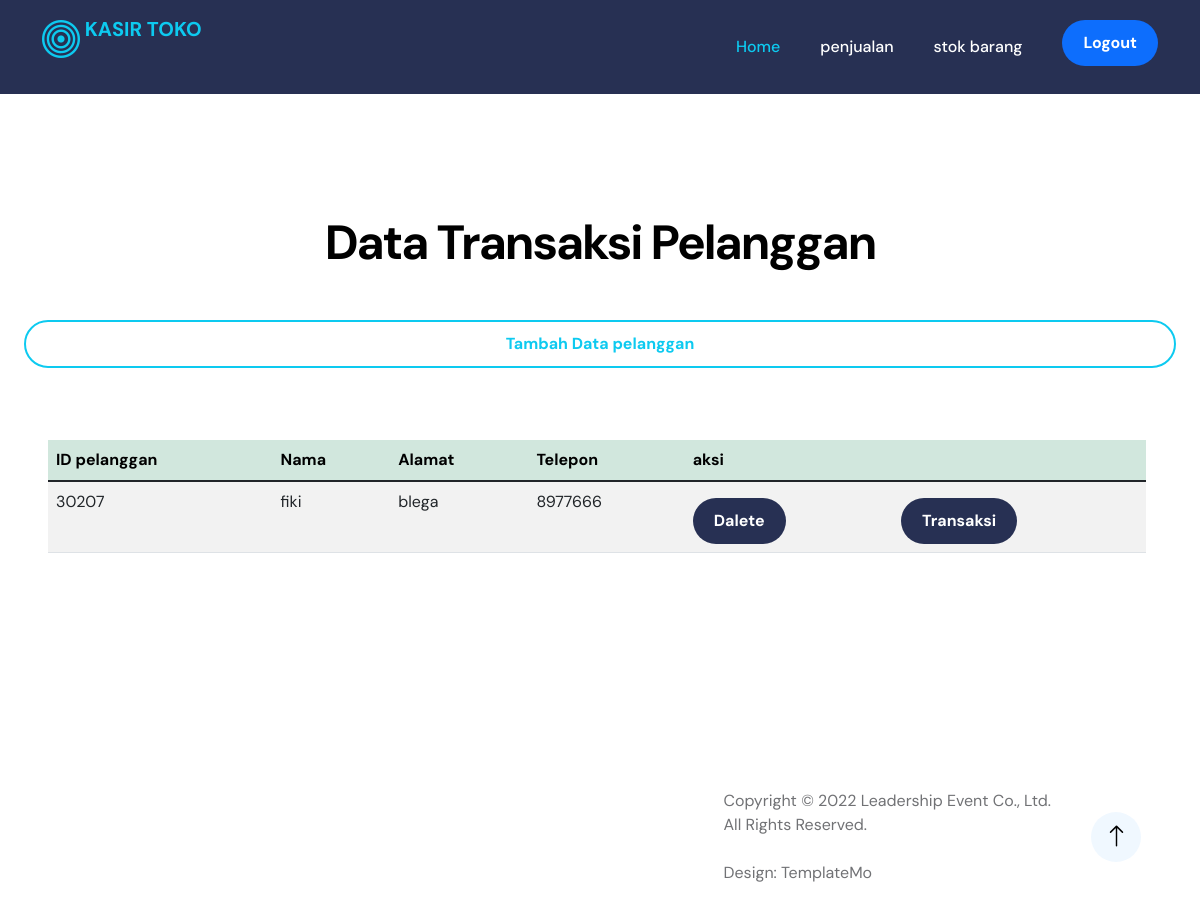
Page /petugas/penjualan_select.php (signed in) on the committed database.
### tables this page shows
CREATE TABLE `tb_pelanggan` (
  `id_pelanggan` int(11) NOT NULL,
  `nama_pelanggan` varchar(50) NOT NULL,
  `alamat_pelanggan` text NOT NULL,
  `telepon_pelanggan` varchar(20) NOT NULL
);

### petugas/penjualan_select.php (the view, shortened to what this page needs)
<?php
    include('header.php');
    include('inavbar.php');
    ?>
    <section class="cta-section section-padding  " id="section_2">
<div class="col-lg-10 col-12 text-center mx-auto">
            <h2 class="mb-5">Data Transaksi Pelanggan </h2>
        </div>
        <a href="penjualan_insert_v.php" class="nav-link custom-btn custom-border-btn btn m-4">Tambah Data pelanggan</a>
        <div class="row ">
            <div class=" col-md-11 col-md-1 m-5 mb-lg-11 mb-md-0">
            <div class="featured-block d-flex justify-content-center align-items-center">
                    <table class="table table table-hover table-striped ">
                        <thead class="table-success">
                            <th>ID pelanggan</th>
                            <th>Nama</th>
                            <th>Alamat</th>
                            <th>Telepon</th>
                            <th colspan="2">aksi</th>
                        </thead>
                        <tbody class="table-group-divider">
                        <?php
    include "../config.php";
    $sql = mysqli_query($koneksi, 'SELECT * FROM tb_pelanggan ORDER BY id_pelanggan DESC');
    foreach ($sql as $pelanggan) {
    ?>
      <tr>
        <td><?= $pelanggan['id_pelanggan'] ?> </td>
        <td><?= $pelanggan['nama_pelanggan'] ?></td>
        <td><?= $pelanggan['alamat_pelanggan'] ?></td>
        <td><?= $pelanggan['telepon_pelanggan'] ?></td>
        <td><a href="penjualan_delete.php?id_pelanggan=<?= $pelanggan['id_pelanggan'] ?>"  onclick="return confirm('apakah anda yakin mau delete?');"  class=" custom-btn btn  text-bg-danger mt-2 ">Dalete</a></td>
        <td><a href="detail_penjualan_v.php?id_pelanggan=<?= $pelanggan['id_pelanggan'] ?>" class=" custom-btn btn text-bg-info mt-2 ">Transaksi</a></td>
      </tr>
    <?php } ?>
                        </tbody>
                    </table>
            </div>
        </div>
          </section>
<?php
include('footer.php');
?>

### css/templatemo-leadership-event.css (style rules this page uses)
:root { --white-color: #ffffff; --primary-color: #0dcaf0; --secondary-color: #0d6efd; --section-bg-color: #f0f8ff; --dark-color: #000000; --navbar-bg-color: #273053; --p-color: #717275; --highlight-icon-color: #ff0100; --body-font-family: 'DM Sans', sans-serif; --h1-font-size: 62px; --h2-font-size: 48px; --h3-font-size: 36px; --h4-font-size: 32px; --h5-font-size: 24px; --h6-font-size: 22px; --p-font-size: 18px; --menu-font-size: 16px; --copyright-text-font-size: 16px; --font-weight-normal: 400; --font-weight-medium: 500; --font-weight-bold: 700; }
body { background: var(--white-color); font-family: var(--body-font-family); }
h2, h3, h4, h5, h6 { color: var(--dark-color); }
h1, h2, h3, h4, h5, h6 { font-weight: var(--font-weight-bold); letter-spacing: -1px; }
h2 { font-size: var(--h2-font-size); letter-spacing: -2px; }
a, button { touch-action: manipulation; transition: all 0.3s; }
a { color: var(--p-color); text-decoration: none; }
.section-padding { padding-top: 120px; padding-bottom: 120px; }
.custom-btn, .navbar-expand-lg .navbar-nav .nav-link.custom-btn, .navbar-nav .nav-link.custom-btn { background: var(--navbar-bg-color); border-radius: 100px; color: var(--white-color); font-size: var(--copyright-text-font-size); font-weight: var(--font-weight-bold); padding: 10px 20px; }
.custom-border-btn { background: transparent; border: 2px solid var(--primary-color); color: var(--primary-color); }

### rows in the picture
tb_pelanggan: id_pelanggan "30207", nama_pelanggan "fiki", alamat_pelanggan "blega", telepon_pelanggan "8977666"
